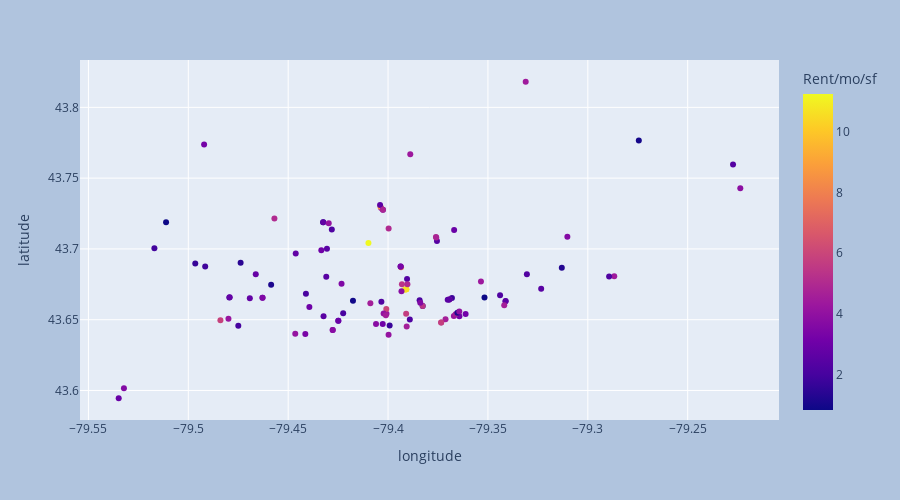

Here is the notebook cell this chart was saved with:
### Markdown cell above
The downtown area is located around latitude and longitude values of (43.65, -79.38). Looking at the plot, we see that most of the spaces in the centre of downtown are office spaces. Are the most expensive rents in this area? You would think so since it is the financial district of the city. To confirm this hypothesis, let's look at the office spaces only and colour them by their rent per month per square foot.

### Code cell
types_to_show = ['Office']

fig = px.scatter(
    retail_gdf.loc[retail_gdf['Type'].isin(types_to_show)],
    x='longitude',
    y='latitude',
    color='Rent/mo/sf',
    hover_data=['Rent/mo/sf'])

fig.update_layout(
    autosize=False,
    width=900,
    height=500,
    paper_bgcolor="LightSteelBlue",
)

fig.show()
